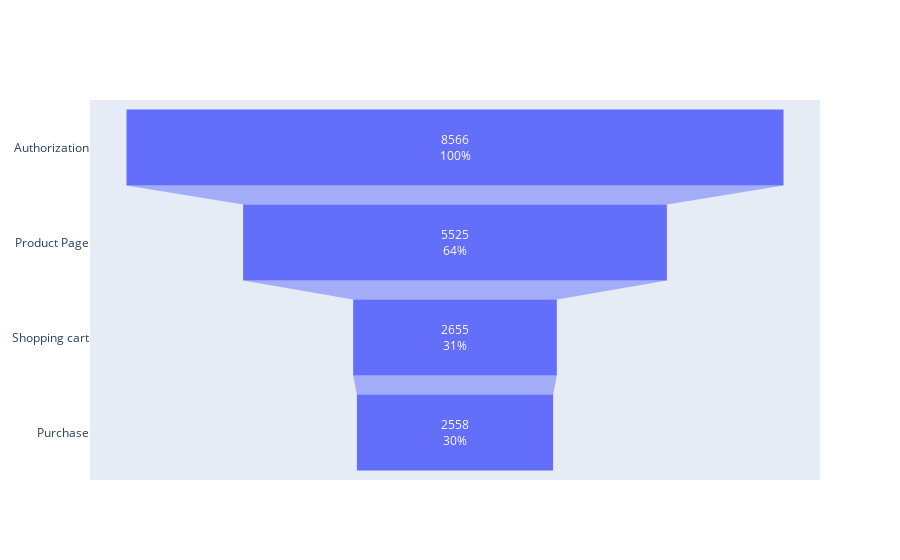
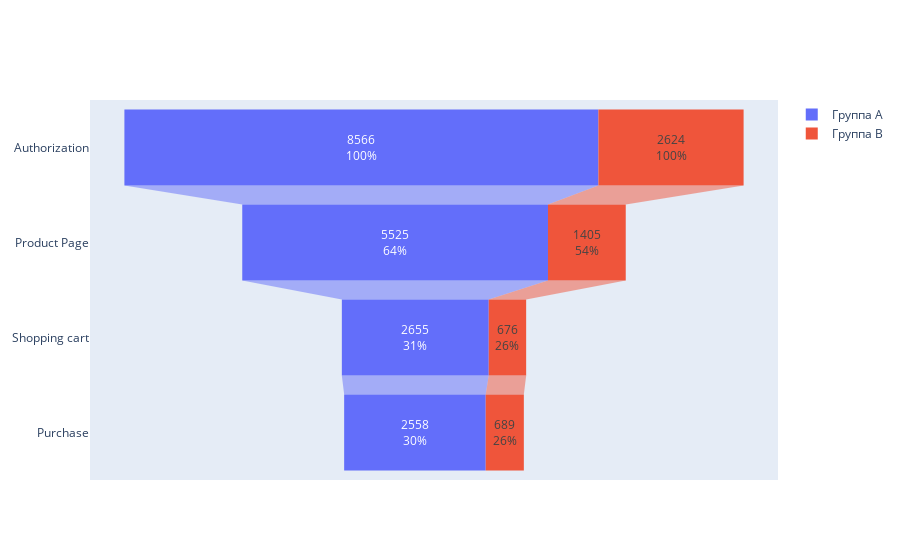

Notebook code for these charts, in order:
### Markdown cell above
#### Comment
In general, the distribution of events in groups is almost the same, the difference in events is on average 2-4%% between groups A and B. However, it is worth noting that apart from the authorization event, group B loses a little to group A for all other events.

### Code cell
# Build funnels for groups to compare their conversions
fig = go.Figure()
fig.add_trace(go.Funnel(
    name = 'Группа А',
    y=["Authorization",
         "Product Page", 
         "Shopping cart", 
         "Purchase"],
    x=event_AB['count_A'],
    textposition = "inside",
    textinfo = "value+percent initial"
    ))
fig.add_trace(go.Funnel(
    name = 'Группа В',
    y=["Authorization",
         "Product Page", 
         "Shopping cart", 
         "Purchase"],
    x=event_AB['count_B'],
    textposition = "inside",
    textinfo = "value+percent initial"
    ))

### Figure 1 — Plotly figure (JSON) as saved in the notebook; plotly's stock layout.template omitted (floating-point values rounded to 4 significant figures)
{"data": [{"name": "Группа А", "textinfo": "value+percent initial", "textposition": "inside", "type": "funnel", "x": [8566, 5525, 2655, 2558], "y": ["Authorization", "Product Page", "Shopping cart", "Purchase"]}], "layout": {}}

### Figure 2 — Plotly figure (JSON) as saved in the notebook; plotly's stock layout.template omitted (floating-point values rounded to 4 significant figures)
{"data": [{"name": "Группа А", "textinfo": "value+percent initial", "textposition": "inside", "type": "funnel", "x": [8566, 5525, 2655, 2558], "y": ["Authorization", "Product Page", "Shopping cart", "Purchase"]}, {"name": "Группа В", "textinfo": "value+percent initial", "textposition": "inside", "type": "funnel", "x": [2624, 1405, 676, 689], "y": ["Authorization", "Product Page", "Shopping cart", "Purchase"]}], "layout": {}}
